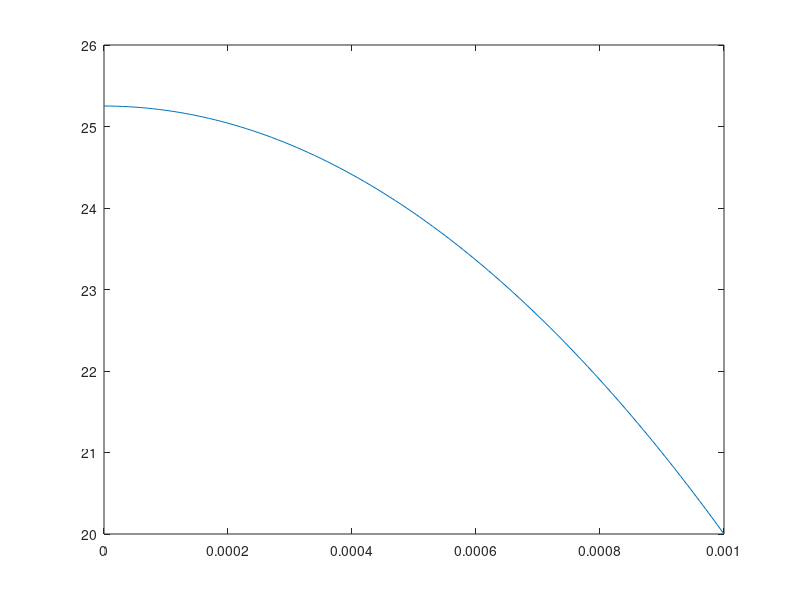

Here is the MATLAB script that generated this plot:
clear all
close all

R = 1E-3; Q = 2.1E6; lambda = 0.1;
h = 1E-5;
r = 0:h:R;
N = length(r);
A1 = diag( repmat(-2,[1 N]) );
A1(end,end) = 1;
A2 = diag( 1+h./(2.*r(1:end-1)) ,1);
A2(1,2) = 2;
A3 = diag( 1-h./(2.*r(2:end)) ,-1);
A3(end,end-1) = 0;
A = A1+A2+A3;

b = repmat(-h^2*Q/lambda,[N 1]);
b(end) = 20;

T = linsolve(A,b);
plot(r,T)
